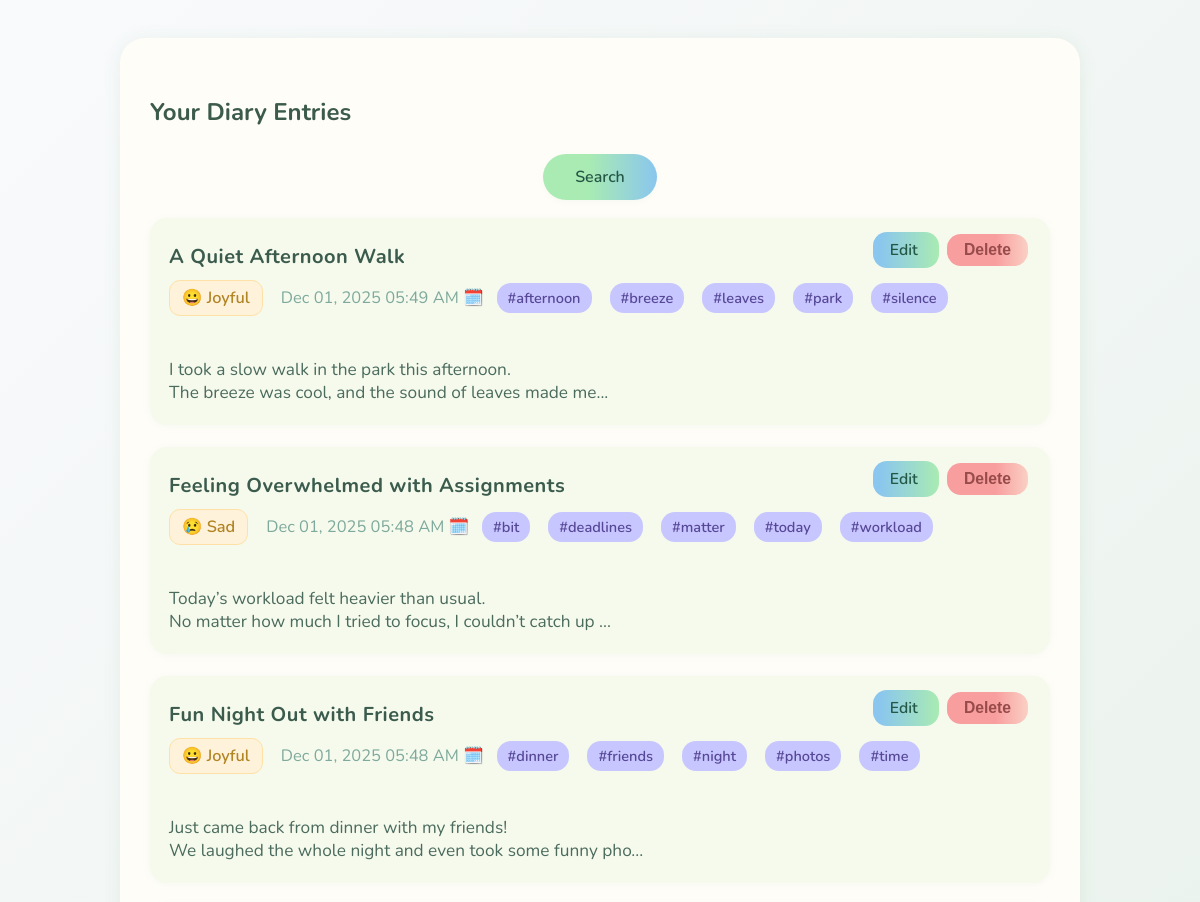
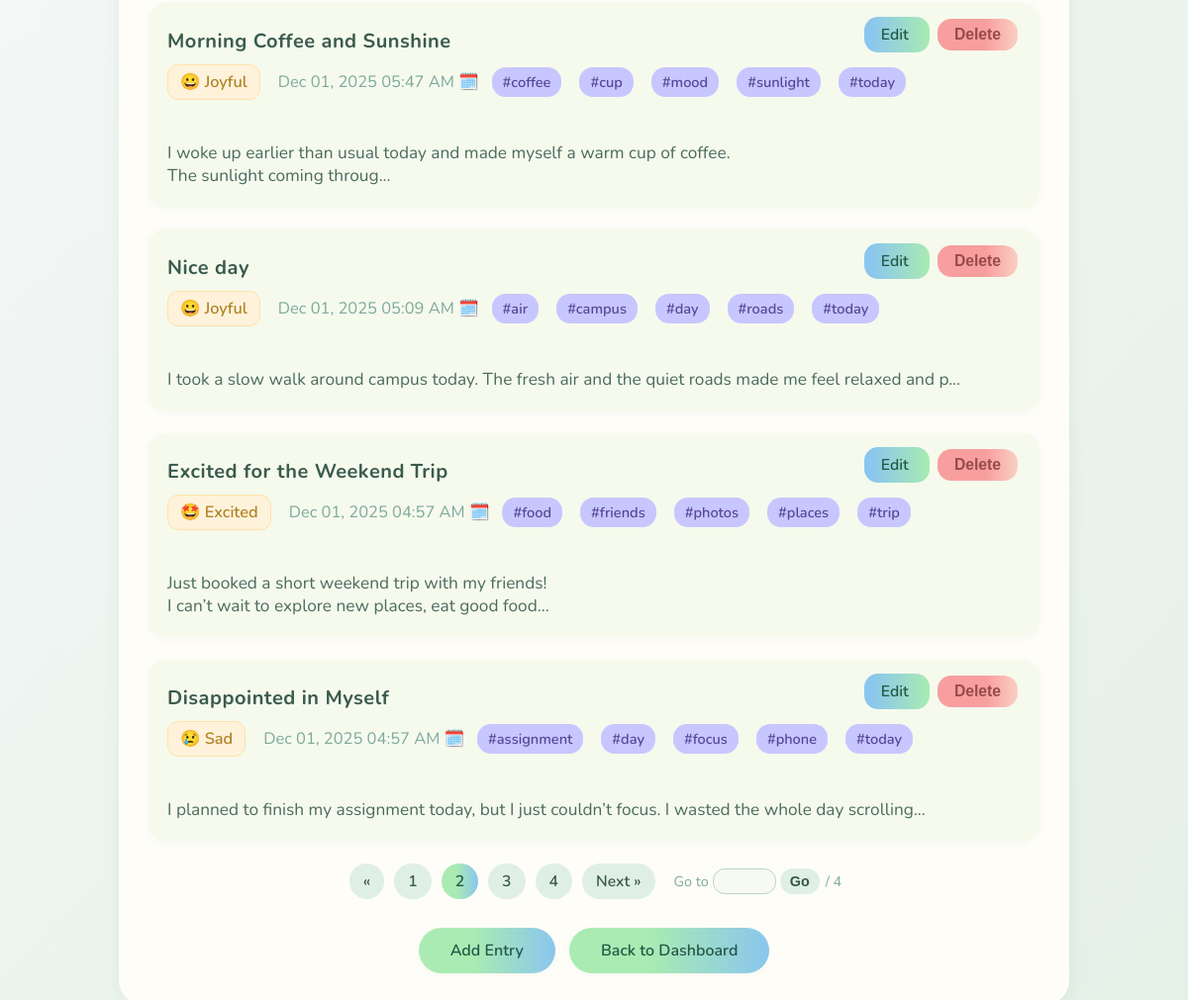
The page /view_entries?page=2 (signed in) on the database its author committed (2 pictures, top to bottom).
### app.py (models this page shows)
class Entry(db.Model):
    id = db.Column(db.Integer, primary_key=True)
    title = db.Column(db.String(150), nullable=False, default="")
    text = db.Column(db.Text, nullable=False)
    tags = db.Column(db.String(200), nullable=True)
    mood = db.Column(db.String(50), nullable=True)
    date_created = db.Column(db.DateTime, default=datetime.utcnow)
    user_id = db.Column(db.Integer, db.ForeignKey('user.id'), nullable=False)

### app.py (the view)
@app.route('/view_entries')
def view_entries():
    if 'user_id' not in session:
        return redirect(url_for('login'))
    user = User.query.get(session['user_id'])
    page = request.args.get('page', 1, type=int)
    pagination = (
        Entry.query
        .filter_by(user_id=user.id)
        .order_by(Entry.date_created.desc())
        .paginate(page=page, per_page=PER_PAGE, error_out=False)
    )
    entries = pagination.items
    page_window = build_page_window(pagination)
    return render_template(
        'view_entries.html',
        entries=entries,
        pagination=pagination,
        page_window=page_window
    )

### app.py (called while the page is built, shortened)
def build_page_window(pagination, max_buttons=5):
    total = pagination.pages
    current = pagination.page
    if total <= max_buttons + 2:
        return list(range(1, total + 1))

### templates/view_entries.html (shortened to what this page needs)
<!DOCTYPE html>
<html lang="en">
<head>
</head>
<body>
<div class="container">
    <h2>Your Diary Entries</h2>
    <div class="search-top">
        <a href="{{ url_for('search_entries') }}" class="btn search-top-btn">Search</a>
    </div>
    <div class="entry-list">
        {% if entries %}
            {% for e in entries %}
                <div class="card" onclick="window.location='{{ url_for('view_entry', entry_id=e.id) }}'">
                    <div class="card-title">{{ e.title }}</div>
                    <div class="card-meta">
                        {% if e.mood == 'joyful' %}
                            <span class="badge mood-badge positive">😀 Joyful</span>
                        {% elif e.mood == 'sad' %}
                            <span class="badge mood-badge negative">😢 Sad</span>
                        {% elif e.mood == 'angry' %}
                            <span class="badge mood-badge negative">😡 Angry</span>
                        {% elif e.mood == 'fearful' %}
                            <span class="badge mood-badge negative">😨 Fearful</span>
                        {% elif e.mood == 'excited' %}
                            <span class="badge mood-badge positive">🤩 Excited</span>
                        {% elif e.mood == 'calm' %}
                            <span class="badge mood-badge neutral">😐 Calm</span>
                        {% else %}
                            <span class="badge mood-badge neutral">⚪ Neutral</span>
                        {% endif %}
                        <span class="card-date">{{ e.date_created.strftime('%b %d, %Y %I:%M %p') }} 🗓️</span>
                        {% if e.tags %}
                            {% for tag in e.tags.split(',') %}
                                {% set clean_tag = tag.strip().lstrip('#') %}
                                {% if clean_tag %}
                                    <span class="badge tag-badge">#{{ clean_tag }}</span>
                                {% endif %}
                            {% endfor %}
                        {% endif %}
                    </div>
                    <div class="entry-text">
                        {{ e.text[:100] }}{% if e.text|length > 100 %}...{% endif %}
                    </div>
                    <div class="entry-actions">
                        <a href="{{ url_for('edit_entry', entry_id=e.id) }}"
                           class="btn-edit"
                           onclick="event.stopPropagation();">
                            Edit
                        </a>
                        <button type="button"
                                class="btn-delete"
                                onclick="openDeleteModal(event, '{{ e.id }}')">
                            Delete
                        </button>
                    </div>
                </div>
            {% endfor %}
        {% else %}
            <p style="color:#6e9d75; margin-top:18px; font-size:1.15rem;">You haven’t added any entries yet. Start by
                sharing your thoughts today 💬</p>
        {% endif %}
    </div>
    {% if pagination and pagination.pages > 1 %}
    <div class="pagination">
        {% if pagination.has_prev %}
            <a class="page-link"
               href="{{ url_for('view_entries', page=pagination.prev_num) }}">
                «
            </a>
        {% endif %}
        {% for p in page_window %}
            {% if p == '...' %}
                <span class="page-link dotted">…</span>
            {% elif p == pagination.page %}
                <span class="page-link active">{{ p }}</span>
            {% else %}
                <a class="page-link"
                   href="{{ url_for('view_entries', page=p) }}">
                    {{ p }}
                </a>
            {% endif %}
        {% endfor %}
        {% if pagination.has_next %}
            <a class="page-link"
               href="{{ url_for('view_entries', page=pagination.next_num) }}">
                Next »
            </a>
        {% endif %}
        <form method="get"
              action="{{ url_for('view_entries') }}"
              class="jump-form">
            <span class="jump-label">Go to</span>
            <input type="number"
                   name="page"
                   min="1"
                   max="{{ pagination.pages }}"
                   class="jump-input">
            <button type="submit" class="jump-btn">Go</button>
            <span class="jump-total">/ {{ pagination.pages }}</span>
        </form>
    </div>
{% endif %}
    <div class="nav-buttons">
        <a href="{{ url_for('add_entry') }}" class="btn">Add Entry</a>
        <a href="{{ url_for('dashboard') }}" class="btn">Back to Dashboard</a>
    </div>
</div>
</body>
</html>

### templates/view_entries.html (style rules this page uses)
body { background: linear-gradient(135deg, #f9fafc 0%, #e5f0e7 100%); font-family: 'Nunito', 'Segoe UI', sans-serif; }
.container { max-width: 900px; margin: 38px auto 0 auto; background: #fffdf8; border-radius: 25px; padding: 38px 30px 32px 30px; box-shadow: 0 2px 18px 0 rgba(70, 140, 90, 0.09); }
h2 { font-weight: 700; color: #3c5b4b; margin-bottom: 19px; }
.search-top { text-align: center; margin-bottom: 10px; }
.search-top-btn { padding: 10px 30px; font-size: 1rem; }
.entry-list { margin-top: 18px; }
.card { background: #f5faed; border-radius: 17px; box-shadow: 0 1px 8px rgba(120, 183, 160, 0.07); padding: 25px 19px 17px 19px; margin-bottom: 22px; position: relative; }
.card-title { font-size: 1.25rem; color: #3b5b4d; font-weight: 700; margin-bottom: 8px; letter-spacing: 0.5px; }
.card-meta { display: flex; flex-wrap: wrap; gap: 13px; align-items: center; margin-bottom: 10px; }
.card-date { color: #7ea99c; font-size: 1.03rem; }
.badge { display: inline-block; padding: 6px 12px; border-radius: 11px; font-size: 0.93rem; color: #fff; margin: 2px 5px 2px 0; }
.badge.Positive, .badge.positive { background: #54ca8b; }
.badge.Negative, .badge.negative { background: #e97a7a; }
.badge.tag-badge { background: #c8c6ff; color: #564897; font-size: 0.91rem; font-weight: 600; border-radius: 14px; padding: 5px 11px; }
.badge.mood-badge { background: #fff2db; color: #b18424; border: 1.5px solid #ffe1a7; font-size: 1.02rem; font-weight: 600; }
.entry-text { font-size: 1.08rem; color: #4b6b5d; margin: 17px 0 4px 0; white-space: pre-line; word-break: break-word; }
.entry-actions { position: absolute; top: 16px; right: 22px; }
.btn-edit { background: linear-gradient(90deg, #8ac6ee 10%, #a9ebb2 100%); color: #245746; font-weight: 600; padding: 7px 17px; border-radius: 14px; border: none; cursor: pointer; font-size: 0.98rem; text-decoration: none; }
.btn-delete { background: linear-gradient(90deg, #f89e9e 60%, #fad0c4 100%); color: #984b4b; font-weight: 600; padding: 7px 17px; border-radius: 14px; border: none; cursor: pointer; font-size: 0.98rem; text-decoration: none; margin-left: 8px; }
.nav-buttons { margin-top: 22px; text-align: center; }
.btn { background: linear-gradient(90deg, #a9ebb2 40%, #8ac6ee 100%); border: none; color: #245746; font-weight: 600; font-size: 1rem; padding: 12px 32px; border-radius: 27px; margin: 7px 5px 0 5px; text-decoration: none; display: inline-block; box-shadow: 0 2px 7px 0 rgba(120, 170, 130, 0.06); }
.pagination { margin-top: 16px; text-align: center; font-size: 0.98rem; }
.pagination .page-link { display: inline-block; margin: 0 3px; padding: 7px 14px; border-radius: 18px; background: #e0efe6; color: #375a40; text-decoration: none; font-weight: 600; }
.pagination .page-link.active { background: linear-gradient(90deg, #a9ebb2 40%, #8ac6ee 100%); color: #245746; }
.jump-form { display: inline-flex; align-items: center; margin-left: 12px; gap: 4px; font-size: 0.9rem; color: #7ea99c; }
.jump-input { width: 50px; padding: 4px 6px; border-radius: 12px; border: 1px solid #b7d9bb; font-size: 0.9rem; text-align: center; background: #f7faf2; }
.jump-btn { background: #e0efe6; border: none; border-radius: 14px; padding: 5px 10px; font-size: 0.9rem; font-weight: 600; color: #375a40; cursor: pointer; }
.jump-total { margin-left: 2px; }

### rows shown on the page
Entry: title "A Quiet Afternoon Walk", mood "😀 Joyful", date_created "Dec 01, 2025 05:49 AM", clean_tag "afternoon" "breeze" "leaves" "park" "silence", text "I took a slow walk in the park this afternoon. The breeze was cool, and the sound of leaves made me"
Entry: title "Feeling Overwhelmed with Assignments", mood "😢 Sad", date_created "Dec 01, 2025 05:48 AM", clean_tag "bit" "deadlines" "matter" "today" "workload", text "Today’s workload felt heavier than usual. No matter how much I tried to focus, I couldn’t catch up"
Entry: title "Fun Night Out with Friends", mood "😀 Joyful", date_created "Dec 01, 2025 05:48 AM", clean_tag "dinner" "friends" "night" "photos" "time", text "Just came back from dinner with my friends! We laughed the whole night and even took some funny pho"
Entry: title "Morning Coffee and Sunshine", mood "😀 Joyful", date_created "Dec 01, 2025 05:47 AM", clean_tag "coffee" "cup" "mood" "sunlight" "today", text "I woke up earlier than usual today and made myself a warm cup of coffee. The sunlight coming throug"
Entry: title "Nice day", mood "😀 Joyful", date_created "Dec 01, 2025 05:09 AM", clean_tag "air" "campus" "day" "roads" "today", text "I took a slow walk around campus today. The fresh air and the quiet roads made me feel relaxed and p"
Entry: title "Excited for the Weekend Trip", mood "🤩 Excited", date_created "Dec 01, 2025 04:57 AM", clean_tag "food" "friends" "photos" "places" "trip", text "Just booked a short weekend trip with my friends! I can’t wait to explore new places, eat good food"
Entry: title "Disappointed in Myself", mood "😢 Sad", date_created "Dec 01, 2025 04:57 AM", clean_tag "assignment" "day" "focus" "phone" "today", text "I planned to finish my assignment today, but I just couldn’t focus. I wasted the whole day scrolling"

### other values the page prints
{{ p }} "1" "3" "4"
{{ p }} "2"
{{ pagination.pages }} "4"
